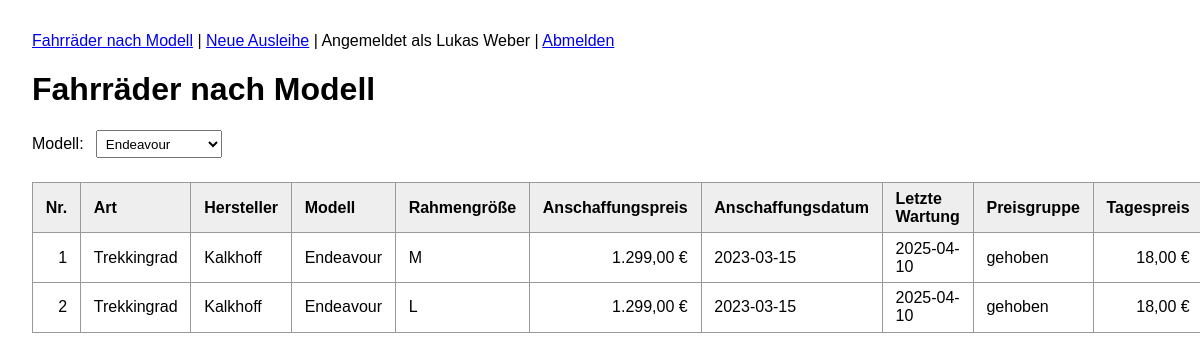
Page /index.php?modell=Endeavour (signed in) on the committed database.
### tables this page shows
CREATE TABLE Ihsan_Kunde (
    Kundennummer   INT UNSIGNED     NOT NULL AUTO_INCREMENT,
    Anrede         VARCHAR(10)      NOT NULL,
    Nachname       VARCHAR(50)      NOT NULL,
    Vorname        VARCHAR(50)      NOT NULL,
    Strasse        VARCHAR(100)     NOT NULL,
    PLZ            VARCHAR(10)      NOT NULL,
    Ort            VARCHAR(50)      NOT NULL,
    Telefon        VARCHAR(30),
    Email          VARCHAR(100)     NOT NULL,
    Passwort       VARCHAR(255)     NOT NULL,
    PRIMARY KEY (Kundennummer),
    UNIQUE (Email)
);

CREATE TABLE Ihsan_Fahrrad (
    Fahrradnummer     INT UNSIGNED     NOT NULL AUTO_INCREMENT,
    Art               VARCHAR(30)      NOT NULL,
    Hersteller        VARCHAR(50)      NOT NULL,
    Modell            VARCHAR(50)      NOT NULL,
    Rahmengroesse     VARCHAR(10)      NOT NULL,
    Anschaffungspreis DECIMAL(8,2)     NOT NULL,
    Anschaffungsdatum DATE             NOT NULL,
    LetzteWartung     DATE,
    PreisgruppenNr    TINYINT UNSIGNED NOT NULL,
    PRIMARY KEY (Fahrradnummer),
    FOREIGN KEY (PreisgruppenNr) REFERENCES Ihsan_Preisgruppe (PreisgruppenNr)
);

CREATE TABLE Ihsan_Preisgruppe (
    PreisgruppenNr TINYINT UNSIGNED NOT NULL,
    Bezeichnung    VARCHAR(20)      NOT NULL,
    Tagespreis     DECIMAL(6,2)     NOT NULL,
    Kaution        DECIMAL(6,2)     NOT NULL,
    PRIMARY KEY (PreisgruppenNr)
);

### index.php (the view, shortened to what this page needs)
<?php
require 'auth.php';
$mysqli = new mysqli(DB_HOST, DB_USER, DB_PASS, DB_NAME);
$mysqli->set_charset('utf8mb4');
$modelle = [];
$result = $mysqli->query('SELECT DISTINCT Modell FROM Ihsan_Fahrrad ORDER BY Modell');
while ($row = $result->fetch_assoc()) {
    $modelle[] = $row['Modell'];
}
$gewaehlt = $_GET['modell'] ?? '';
$fahrraeder = [];
if ($gewaehlt !== '') {
    $stmt = $mysqli->prepare(
        'SELECT f.Fahrradnummer, f.Art, f.Hersteller, f.Modell, f.Rahmengroesse,
                f.Anschaffungspreis, f.Anschaffungsdatum, f.LetzteWartung,
                p.Bezeichnung AS Preisgruppe, p.Tagespreis
         FROM Ihsan_Fahrrad f
         JOIN Ihsan_Preisgruppe p ON p.PreisgruppenNr = f.PreisgruppenNr
         WHERE f.Modell = ?
         ORDER BY f.Fahrradnummer'
    );
    $stmt->bind_param('s', $gewaehlt);
    $stmt->execute();
    $fahrraeder = $stmt->get_result()->fetch_all(MYSQLI_ASSOC);
}
$kunde = kundeLaden($mysqli);
?>
<!DOCTYPE html>
<html lang="de">
<head>
</head>
<body>
    <?= navigation($kunde) ?>
    <h1>Fahrräder nach Modell</h1>
    <form method="get">
        <label for="modell">Modell:</label>
        <select name="modell" id="modell" onchange="this.form.submit()">
            <?php foreach ($modelle as $m): ?>
                <option value="<?= h($m) ?>" <?= $m === $gewaehlt ? 'selected' : '' ?>><?= h($m) ?></option>
            <?php endforeach; ?>
        </select>
    </form>
    <?php if ($gewaehlt !== ''): ?>
        <?php if (count($fahrraeder) === 0): ?>
            <p>Keine Fahrräder zum Modell „<?= h($gewaehlt) ?>“ gefunden.</p>
        <?php else: ?>
            <table>
                <thead>
                    <tr>
                        <th>Nr.</th>
                        <th>Art</th>
                        <th>Hersteller</th>
                        <th>Modell</th>
                        <th>Rahmengröße</th>
                        <th>Anschaffungspreis</th>
                        <th>Anschaffungsdatum</th>
                        <th>Letzte Wartung</th>
                        <th>Preisgruppe</th>
                        <th>Tagespreis</th>
                    </tr>
                </thead>
                <tbody>
                    <?php foreach ($fahrraeder as $f): ?>
                        <tr>
                            <td class="num"><?= h($f['Fahrradnummer']) ?></td>
                            <td><?= h($f['Art']) ?></td>
                            <td><?= h($f['Hersteller']) ?></td>
                            <td><?= h($f['Modell']) ?></td>
                            <td><?= h($f['Rahmengroesse']) ?></td>
                            <td class="num"><?= number_format((float)$f['Anschaffungspreis'], 2, ',', '.') ?> €</td>
                            <td><?= h($f['Anschaffungsdatum']) ?></td>
                            <td><?= $f['LetzteWartung'] !== null ? h($f['LetzteWartung']) : '–' ?></td>
                            <td><?= h($f['Preisgruppe']) ?></td>
                            <td class="num"><?= number_format((float)$f['Tagespreis'], 2, ',', '.') ?> €</td>
                        </tr>
                    <?php endforeach; ?>
                </tbody>
            </table>
        <?php endif; ?>
    <?php endif; ?>
</body>
</html>

### auth.php (shortened to what this page needs)
<?php
function eingeloggterKunde(): ?int
{
    return isset($_SESSION['kundennummer']) ? (int)$_SESSION['kundennummer'] : null;
}
function kundeLaden(mysqli $mysqli): ?array
{
    $nr = eingeloggterKunde();
    $stmt = $mysqli->prepare(
        'SELECT Kundennummer, Anrede, Nachname, Vorname, Strasse, PLZ, Ort, Telefon, Email
         FROM Ihsan_Kunde WHERE Kundennummer = ?'
    );
    $stmt->bind_param('i', $nr);
    $stmt->execute();
    $kunde = $stmt->get_result()->fetch_assoc();
    return $kunde ?: null;
}
function h(?string $s): string
{
    return htmlspecialchars($s ?? '', ENT_QUOTES, 'UTF-8');
}
function navigation(?array $kunde): string
{
    $html = '<nav><a href="index.php">Fahrräder nach Modell</a> | <a href="verleih.php">Neue Ausleihe</a>';
    if ($kunde) {
        $html .= ' | <span class="user">Angemeldet als ' . h($kunde['Vorname'] . ' ' . $kunde['Nachname'])
               . '</span> | <a href="logout.php">Abmelden</a>';
    } else {
        $html .= ' | <a href="login.php">Anmelden</a> | <a href="registrieren.php">Registrieren</a>';
    }
    return $html . '</nav>';
}

### index.php (style rules this page uses)
body { font-family: Arial, sans-serif; margin: 2rem; }
label { margin-right: .5rem; }
select { padding: .3rem; }
table { border-collapse: collapse; margin-top: 1.5rem; }
th, td { border: 1px solid #999; padding: .4rem .8rem; text-align: left; }
th { background: #eee; }
td.num { text-align: right; }

### rows in the picture
ihsan_kunde: Vorname+Nachname "Lukas Weber"
ihsan_fahrrad: Fahrradnummer "1", Art "Trekkingrad", Hersteller "Kalkhoff", Modell "Endeavour", Rahmengroesse "M", Anschaffungspreis "1.299,00", Anschaffungsdatum "2023-03-15", LetzteWartung "2025-04-10", PreisgruppenNr.Bezeichnung "gehoben", PreisgruppenNr.Tagespreis "18,00"
ihsan_fahrrad: Fahrradnummer "2", Art "Trekkingrad", Hersteller "Kalkhoff", Modell "Endeavour", Rahmengroesse "L", Anschaffungspreis "1.299,00", Anschaffungsdatum "2023-03-15", LetzteWartung "2025-04-10", PreisgruppenNr.Bezeichnung "gehoben", PreisgruppenNr.Tagespreis "18,00"

### other values in the picture
form field modell "Endeavour"
